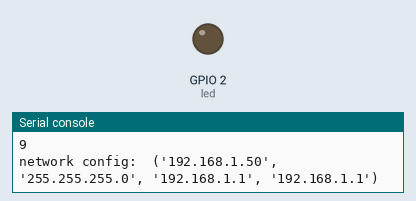
Recording of a program running on a simulated ESP32 board running MicroPython. Shown: output pins drawn as LEDs (lit = HIGH), the last lines printed to the serial console. WiFi joins after 1.5 s; random numbers come from a fixed seed; requests to the public web service named in the program get a made-up reply in its usual format after 0.4 s (London, UTC, broken clouds, 64 % humidity, 1013 hPa unless stated).

Above: at 3.9 s.
At 8.1 s:
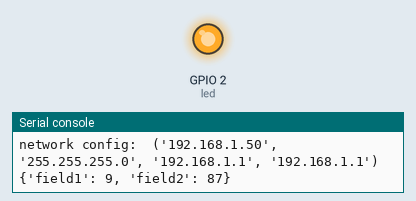
Timing chart, 0 to 16.5 s (numbered marks = the images above):
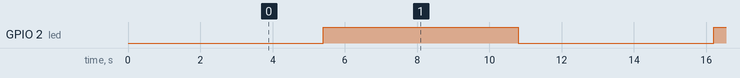

The program:

main.py
```python
# MicroPython Script for ESP32
# Author: Himanshu Tripathi

# ESP32 Weather Station with DHT11 Sensor
# on Thingspeak (RESTful API)
# REST API is one of the most popular API types
# REST stands for REpresentational State Transfer
# it is also known as RESTful API

import machine
import network
import time
import sys
import gc
import dht
import urequests
import random

# run garbage collector
# it is a form of automatic memory management
# this is a way to reclaim memory occupied with objects
# that are no longer in use by the program
# this is usefull to save space in memory
gc.collect()

# object for on-board led
led = machine.Pin(2,machine.Pin.OUT)
# default status of led is OFF
led.off()
# DHT 11 sensor object
# digital humanity & tempreature
                #d = dht.DHT11(machine.Pin(15))
# # DHT 22 Sensor
# d = dht.DHT22(machine.Pin(15))

# constants and variables
HTTP_HEADERS = {'Content-Type' : 'application/json'}
THINGSPEAK_WRITE_API_KEY = 'MZGDT8G8EGE9GR1H'
UPDATE_TIME_INTERVAL = 5000 # ms
last_update = time.ticks_ms()

# connect ESP32 with existing WiFi network
# it will try to connect with network for only 10 seconds
# if not connected with network, script terminated
timeout = 0
# configure esp32 in station mode
wlan = network.WLAN(network.STA_IF)
wlan.active(False)
time.sleep(0.5)
# enable wifi module (hardware)
wlan.active(True)
wlan.connect('Redmi 9 Power', 'abcd3456')
if not wlan.isconnected():
    print('Connecting to network..')
    while not wlan.isconnected() and timeout < 10:
        print(10-timeout)
        timeout += 1
        time.sleep(1)
    if wlan.isconnected():
        # print the ip addr of esp32 in network
        print('network config: ',wlan.ifconfig())
    else:
        print('could not connect')
        sys.exit()

# Forever Loop
while True:
    # wait for the update sensor data using non-blocking delay
    if time.ticks_ms()-last_update > UPDATE_TIME_INTERVAL:
        # measure sensor data
#        d.measure()
#        t = d.temperature()
#        h = d.humidity()
         t = random.randint(1,50)
         h = random.randint(51,100)
        # put data into json format
         dht_readings = {'field1':t, 'field2':h}
        # use post method from urequests module to write data on thingspeak
         request = urequests.post(
            'https://api.thingspeak.com/update?api_key=' + THINGSPEAK_WRITE_API_KEY,
            json=dht_readings,headers=HTTP_HEADERS)
        # close the request
         request.close()
        # print DHT sensor reading on terminal
         print(dht_readings)
        # toggle the LED status for visulization at hardware level
         led.value(not led.value())
        # update the last update time
         last_update = time.ticks_ms()
```

Measured:
- by itself, GPIO 2 (led): alternates HIGH for 5.4 s and LOW for 5.4 s
